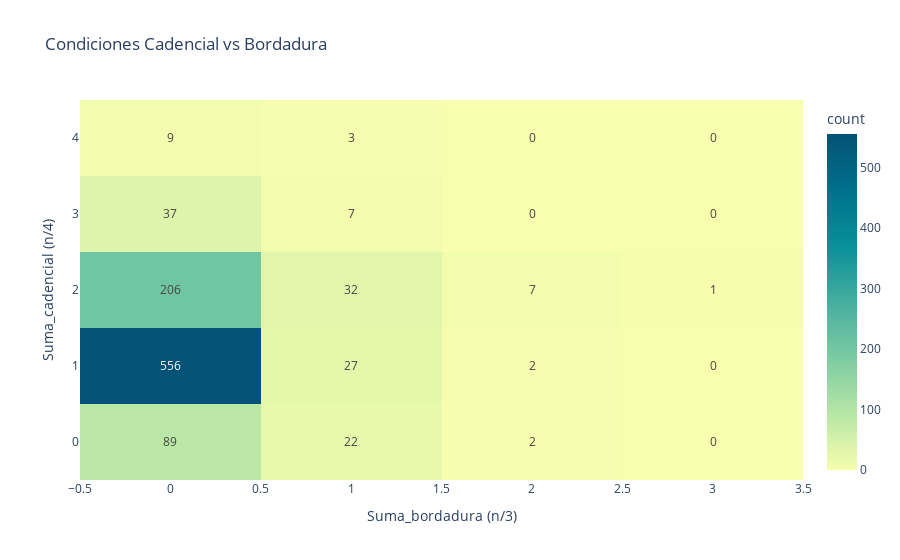

The code cell stored with this chart in its notebook:
### Code cell
import plotly.express as px


fig = px.density_heatmap(df_final, x="Suma_bordadura (n/3)", y="Suma_cadencial (n/4)",text_auto=True,color_continuous_scale='BLUYL',title='Condiciones Cadencial vs Bordadura')
fig.show()

### Figure 1 — Plotly figure (JSON) as saved in the notebook; plotly's stock layout.template omitted (floating-point values rounded to 4 significant figures; data arrays with more than 128 entries replaced by an {"elided": "..."} marker saying what was removed)
{"data": [{"coloraxis": "coloraxis", "hovertemplate": "Suma_bordadura (n/3)=%{x}<br>Suma_cadencial (n/4)=%{y}<br>count=%{z}<extra></extra>", "name": "", "texttemplate": "%{z}", "type": "histogram2d", "x": {"elided": "1000 int values"}, "xaxis": "x", "xbingroup": "x", "y": {"elided": "1000 int values"}, "yaxis": "y", "ybingroup": "y"}], "layout": {"coloraxis": {"colorbar": {"title": {"text": "count"}}, "colorscale": [[0, "rgb(247, 254, 174)"], [0.1667, "rgb(183, 230, 165)"], [0.3333, "rgb(124, 203, 162)"], [0.5, "rgb(70, 174, 160)"], [0.6667, "rgb(8, 144, 153)"], [0.8333, "rgb(0, 113, 139)"], [1, "rgb(4, 82, 117)"]]}, "legend": {"tracegroupgap": 0}, "title": {"text": "Condiciones Cadencial vs Bordadura"}, "xaxis": {"anchor": "y", "domain": [0, 1], "title": {"text": "Suma_bordadura (n/3)"}}, "yaxis": {"anchor": "x", "domain": [0, 1], "title": {"text": "Suma_cadencial (n/4)"}}}}
